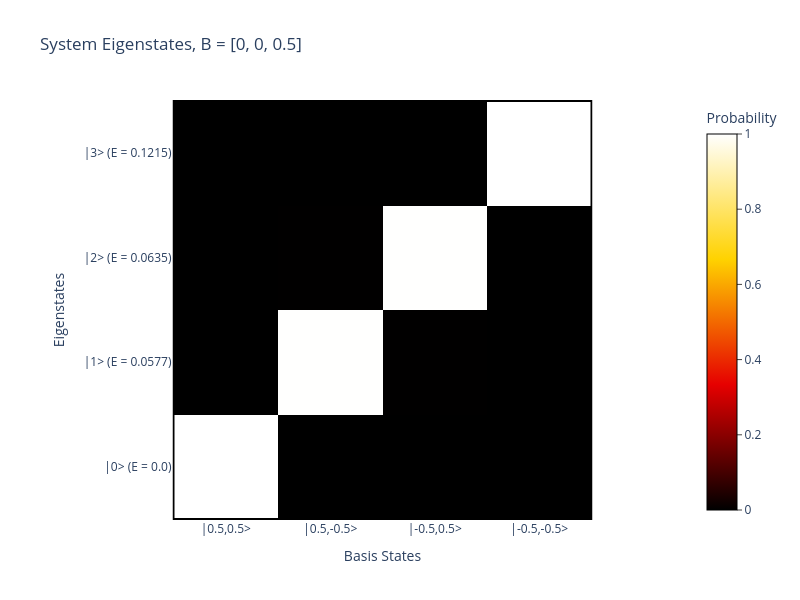
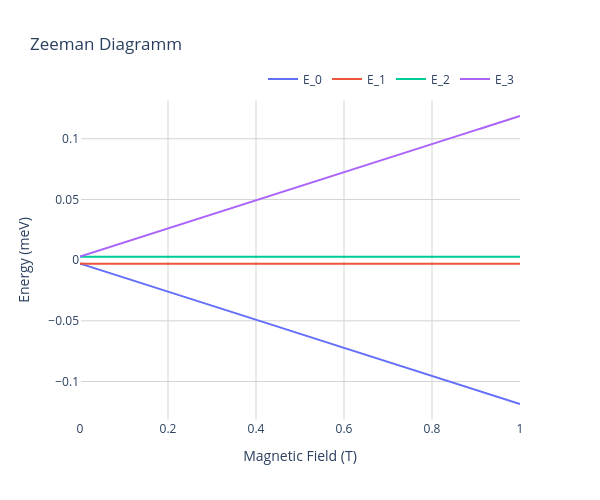

The notebook cell these images were saved under, in order:
### Code cell
# Initial Calculations
hamil.calcEigEnergies(spinsys)
hamil.calcEigStates(spinsys)


vis.plotEigenMatrix(spinsys);
vis.plotZeemanDiagramm(spinsys, Brange=[0,1], N=200);

### Figure 1 — Plotly figure (JSON) as saved in the notebook; plotly's stock layout.template omitted (floating-point values rounded to 4 significant figures)
{"data": [{"colorbar": {"outlinecolor": "black", "outlinewidth": 1, "ticks": "outside", "title": {"text": "Probability"}}, "colorscale": [[0, "rgb(0,0,0)"], [0.3333, "rgb(230,0,0)"], [0.6667, "rgb(255,210,0)"], [1, "rgb(255,255,255)"]], "hoverongaps": false, "type": "heatmap", "x": [0, 1, 2, 3], "y": [0, 1, 2, 3], "z": [[2.36e-34, 8.211e-15, 1.041e-19, 1.0], [8.306e-15, 0.001271, 0.9987, 1.263e-17], [1.281e-17, 0.9987, 0.001271, 8.199e-15], [1.0, 1.069e-19, 8.319e-15, 2.425e-34]], "zmax": 1, "zmin": 0}], "layout": {"height": 600, "paper_bgcolor": "white", "plot_bgcolor": "white", "shapes": [{"fillcolor": "rgba(0,0,0,0)", "line": {"color": "black", "width": 2}, "type": "rect", "x0": -0.5, "x1": 3.5, "xref": "x", "y0": -0.5, "y1": 3.5, "yref": "y"}], "title": {"text": "System Eigenstates, B = [0, 0, 0.5]"}, "width": 800, "xaxis": {"constrain": "domain", "tickmode": "array", "ticktext": ["|0.5,0.5>", "|0.5,-0.5>", "|-0.5,0.5>", "|-0.5,-0.5>"], "tickvals": [0, 1, 2, 3], "title": {"text": "Basis States"}}, "yaxis": {"autorange": "reversed", "scaleanchor": "x", "scaleratio": 1, "tickmode": "array", "ticktext": ["|3> (E = 0.1215)", "|2> (E = 0.0635)", "|1> (E = 0.0577)", "|0> (E = 0.0)"], "tickvals": [0, 1, 2, 3], "title": {"text": "Eigenstates"}}}}

### Figure 2 — Plotly figure (JSON) as saved in the notebook; plotly's stock layout.template omitted (floating-point values rounded to 4 significant figures; data arrays with more than 128 entries replaced by an {"elided": "..."} marker saying what was removed)
{"data": [{"mode": "lines", "name": "E_0", "type": "scatter", "x": {"elided": "200 float values"}, "y": {"elided": "200 float values"}}, {"mode": "lines", "name": "E_1", "type": "scatter", "x": {"elided": "200 float values"}, "y": {"elided": "200 float values"}}, {"mode": "lines", "name": "E_2", "type": "scatter", "x": {"elided": "200 float values"}, "y": {"elided": "200 float values"}}, {"mode": "lines", "name": "E_3", "type": "scatter", "x": {"elided": "200 float values"}, "y": {"elided": "200 float values"}}], "layout": {"height": 500, "legend": {"orientation": "h", "x": 1, "xanchor": "right", "y": 1.02, "yanchor": "bottom"}, "paper_bgcolor": "white", "plot_bgcolor": "white", "title": {"text": "Zeeman Diagramm"}, "width": 600, "xaxis": {"gridcolor": "lightgray", "showgrid": true, "title": {"text": "Magnetic Field (T)"}}, "yaxis": {"gridcolor": "lightgray", "showgrid": true, "title": {"text": "Energy (meV)"}}}}
